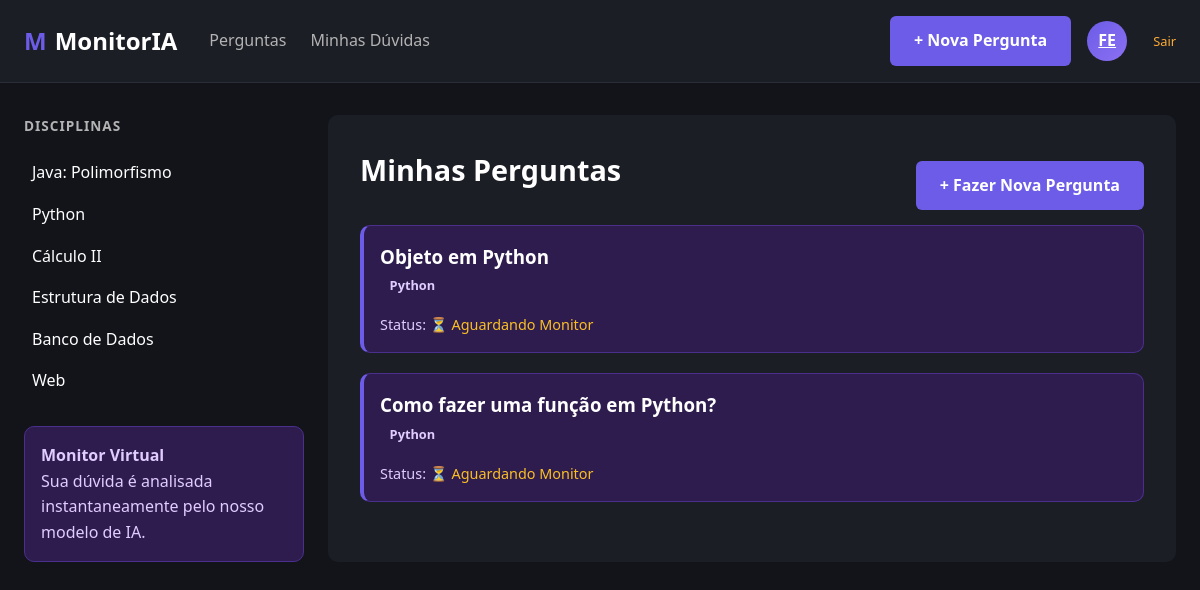
The page /minhas-perguntas (signed in) on the database its author committed.
### modelos/entidades.py (models this page shows)
class Pergunta(banco.Model):
    __tablename__ = 'perguntas'
    id = banco.Column(banco.Integer, primary_key=True)
    titulo = banco.Column(banco.String(200), nullable=False)
    corpo = banco.Column(banco.Text, nullable=False)
    disciplina = banco.Column(banco.String(100), nullable=False)
    usuario_id = banco.Column(banco.Integer, banco.ForeignKey('usuarios.id'), nullable=False)
    data_criacao = banco.Column(banco.DateTime, default=datetime.utcnow)
    respostas = banco.relationship('Resposta', backref='pergunta', lazy=True)

### controles/rotas_perguntas.py (the view)
@blueprint_perguntas.route('/minhas-perguntas')
def minhas_perguntas():
    if 'usuario_id' not in session:
        flash("Faça login para ver suas perguntas.", "alerta")
        return redirect(url_for('auth.login'))
    usuario_id_atual = session.get('usuario_id')
    todas = servico.listar_todas()
    minhas = [p for p in todas if p.usuario_id == usuario_id_atual]
    return render_template('minhas_perguntas.html', perguntas=minhas, disciplinas=servico.listar_disciplinas())

### repositorios/repositorio_pergunta.py (called while the page is built)
    def buscar_todas(self) -> list[Pergunta]:
        return Pergunta.query.order_by(Pergunta.data_criacao.desc()).all()

### servicos/servico_pergunta.py (called while the page is built)
    def listar_todas(self) -> list[Pergunta]:
        return self.repositorio.buscar_todas()

    def listar_disciplinas(self) -> list[str]:
        return ["Java: Polimorfismo", "Python", "Cálculo II", "Estrutura de Dados", "Banco de Dados", "Web"]

### templates/minhas_perguntas.html
{% extends 'base.html' %}
{% block content %}
    <div style="display: flex; justify-content: space-between; align-items: center;">
        <h2 class="titulo-pagina">Minhas Perguntas</h2>
        <a href="{{ url_for('perguntas.fazer_pergunta') }}" class="btn btn-roxo">+ Fazer Nova Pergunta</a>
    </div>
    {% if perguntas %}
        {% for pergunta in perguntas %}
            <div class="box-ia" style="margin-bottom: 20px; border-left: 4px solid var(--roxo-principal);">
                <h3><a href="{{ url_for('perguntas.ver_pergunta', id=pergunta.id) }}" style="color: white; text-decoration: none;">{{ pergunta.titulo }}</a></h3>
                <span class="badge">{{ pergunta.disciplina }}</span>
                <div style="margin-top: 15px; font-size: 0.9em;">
                    Status:
                    {% set resolvida = false %}
                    {% for r in pergunta.respostas %}
                        {% if r.solucao %} {% set resolvida = true %} {% endif %}
                    {% endfor %}
                    {% if resolvida %}
                        <span style="color: #4ade80;">✅ Resolvida</span>
                    {% else %}
                        <span style="color: #fbbf24;">⏳ Aguardando Monitor</span>
                    {% endif %}
                </div>
            </div>
        {% endfor %}
    {% else %}
        <div class="box-ia" style="text-align: center;">
            <p>Você ainda não fez nenhuma pergunta.</p>
        </div>
    {% endif %}
{% endblock %}

### static/css/estilos.css (style rules this page uses)
:root { --bg-fundo: #12141a; --bg-card: #1c1e26; --bg-ia: #2e1c4e; --texto-principal: #ffffff; --texto-secundario: #b3b3b3; --texto-ia: #e1ccff; --roxo-principal: #6c5ce7; --roxo-hover: #5a4bcf; --roxo-badge: #d1b1ff; --verde-resolvido: #4ade80; --laranja-alerta: #ffac33; --gap-padrao: 1.5rem; --raio-padrao: 10px; }
* { box-sizing: border-box; margin: 0; padding: 0; }
body { font-family: 'Segoe UI', Tahoma, Geneva, Verdana, sans-serif; background-color: var(--bg-fundo); color: var(--texto-principal); line-height: 1.6; }
.btn { padding: 0.75rem 1.5rem; border: none; border-radius: 6px; cursor: pointer; font-weight: 600; transition: background-color 0.2s; text-decoration: none; display: inline-block; }
.btn-roxo { background-color: var(--roxo-principal); color: #fff; }
.titulo-pagina { font-size: 1.8rem; margin-bottom: 2rem; }
.box-ia { background-color: var(--bg-ia); border: 1px solid #4a2f8c; border-radius: var(--raio-padrao); padding: 1rem; color: var(--texto-ia); }
.badge { display: inline-flex; align-items: center; gap: 0.4rem; padding: 0.45rem 0.75rem; border-radius: 999px; font-size: 0.9rem; font-weight: 600; }
.badge { padding: 0.2rem 0.6rem; border-radius: 4px; font-size: 0.8rem; font-weight: 600; }

### rows shown on the page
Pergunta: titulo "Objeto em Python", disciplina "Python"
Pergunta: titulo "Como fazer uma função em Python?", disciplina "Python"

### other values the page prints
{{ session.get('usuario_nome')[:2] | upper }} "FE"
{{ disc }} "Java: Polimorfismo" "Python" "Cálculo II" "Estrutura de Dados" "Banco de Dados" "Web"
